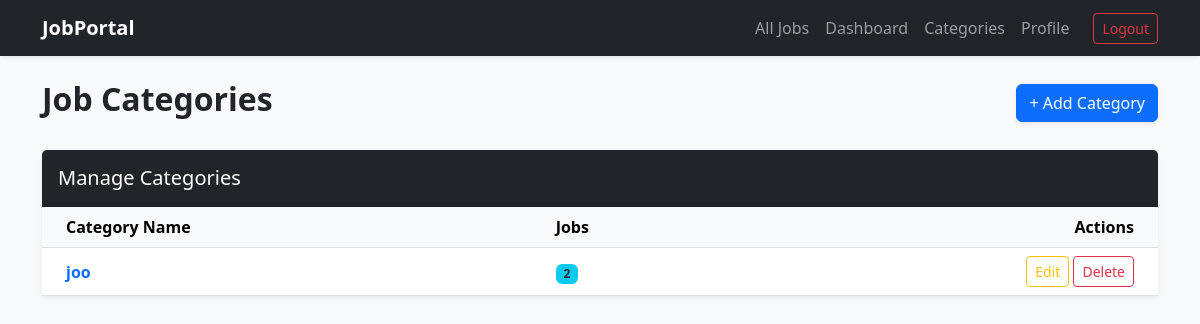
The app's page /categories/ (signed in), older data.
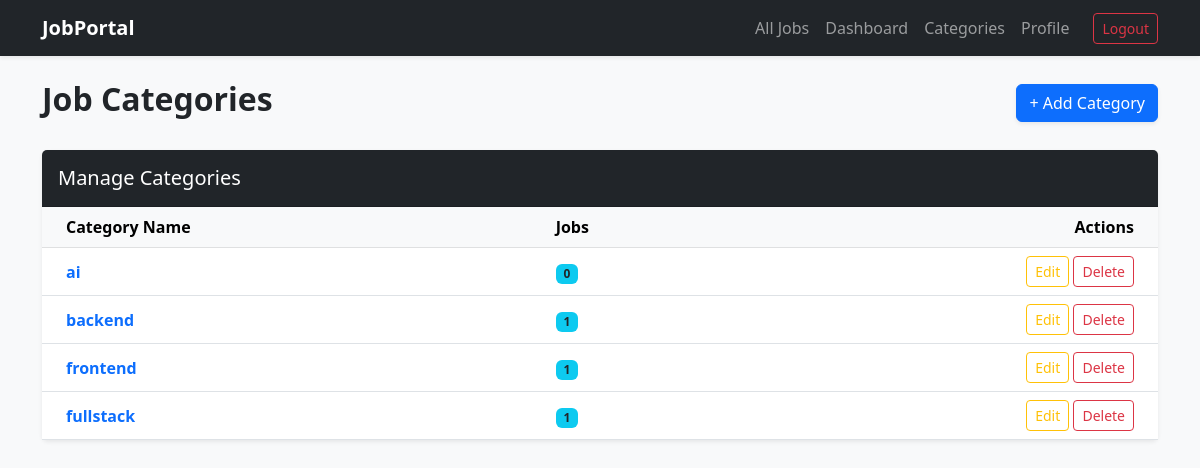
The same page, newer data.
### portal/models.py (models this page shows, shortened)
class JobCategory(models.Model):
    name = models.CharField(max_length=100, unique=True)
    class Meta:
        ordering = ['name']

### portal/views.py (the view)
# urls.py: path('categories/', views.JobCategoryListView.as_view(), name='category-list'),
class JobCategoryListView(RecruiterRequiredMixin, ListView):
    model = JobCategory
    template_name = 'portal/category_list.html'
    context_object_name = 'categories'
    def get_queryset(self):
        return JobCategory.objects.prefetch_related('jobs').order_by('name')

### portal/views.py (called while the page is built)
    def test_func(self):
        return self.request.user.role == 'recruiter'

### portal/templates/portal/category_list.html (shortened to what this page needs)
{% extends 'base.html' %}
{% block content %}
<div class="d-flex justify-content-between align-items-center mb-4 mt-3">
    <h2 class="fw-bold">Job Categories</h2>
    <a href="{% url 'category-create' %}" class="btn btn-primary shadow-sm">+ Add Category</a>
</div>
<div class="card shadow-sm border-0">
    <div class="card-header bg-dark text-white py-3">
        <h5 class="mb-0">Manage Categories</h5>
    </div>
    <div class="card-body p-0">
        <div class="table-responsive">
            <table class="table table-hover mb-0">
                <thead class="table-light">
                    <tr>
                        <th class="ps-4">Category Name</th>
                        <th>Jobs</th>
                        <th class="text-end pe-4">Actions</th>
                    </tr>
                </thead>
                <tbody>
                    {% for category in categories %}
                    <tr>
                        <td class="align-middle fw-bold ps-4 text-primary">{{ category.name }}</td>
                        <td class="align-middle">
                            <span class="badge bg-info text-dark">{{ category.jobs.count }}</span>
                        </td>
                        <td class="align-middle text-end pe-4">
                            <a href="{% url 'category-update' category.id %}" class="btn btn-sm btn-outline-warning">Edit</a>
                            <a href="{% url 'category-delete' category.id %}" class="btn btn-sm btn-outline-danger">Delete</a>
                        </td>
                    </tr>
                    {% endfor %}
                </tbody>
            </table>
        </div>
    </div>
</div>
{% endblock %}

Row changes from the older to the newer data that the page shows:
removed JobCategory: name "joo", jobs.count "2"
added JobCategory: name "ai", jobs.count "0"
added JobCategory: name "backend", jobs.count "1"
added JobCategory: name "frontend", jobs.count "1"
added JobCategory: name "fullstack", jobs.count "1"
